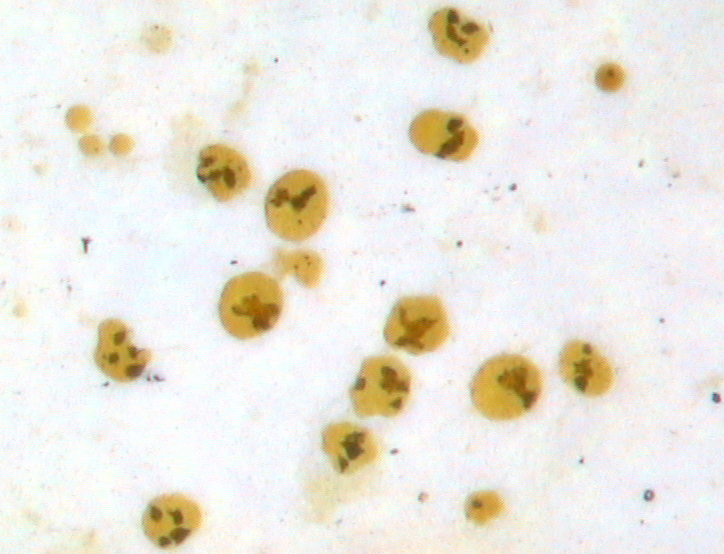
%> input picture Experiment4_Morphological_Operations/cell2.BMP, 724 x 554 px
$ octave experiment4.m   (GNU Octave 9; MATLAB toolbox functions it lacks are replaced by stand-ins)
%> lines starting %> are read from the running program, lines starting %| are printed output that depends on the picture; in (x1, y1, x2, y2) boxes, pixels count from 0 and x2, y2 are one past the last pixel; in counts of white or black regions, pixels touching at a corner belong together; the program's own positions count from 1
### Experiment4_Morphological_Operations/filter_image.m
function result = filter_image(img, option)
result = img;
if strcmp(option, 'average')
    result = uint8(filter2(fspecial('average'), img));
elseif strcmp(option, 'median')
    result = medfilt2(img);
elseif strcmp(option, 'openclose')
    se = strel('disk', 10);
    result = imopen(img, se);
    result = imclose(result, se);
end
end

### Experiment4_Morphological_Operations/experiment4.m
%% Filter Image
img = imread('cell2.bmp');
%> img is the input picture: size 554x724x3 uint8; mean R, G, B 236.6, 233.3, 225.2
img = rgb2gray(img);
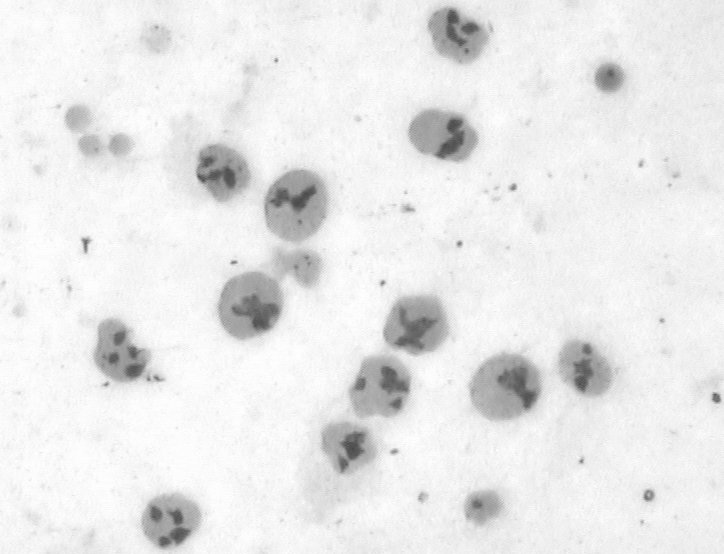
%> img: size 554x724 uint8; min 72, max 254, mean 233.3
img = filter_image(img, 'openclose');
figure(1)
imshow(img)
title('Open-close Filtered Image')

%% Threshold Segmentation
threshold = graythresh(img) - 5 / 256;
%> threshold = 0.753
mask = (im2bw(img, threshold) == 0);
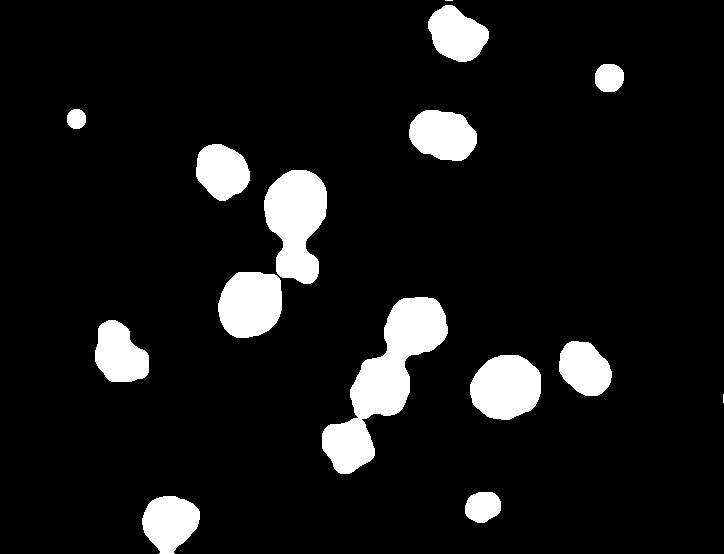
%> mask: size 554x724 logical; 9.1% white; 15 white regions (2 under 20 px), largest, box (x1, y1, x2, y2) and area: (322, 297, 448, 474) 8251, (264, 170, 327, 284) 4988, (470, 355, 541, 420) 3630
se = strel('disk', 8);
% Eliminate noises
mask = imopen(mask, se);
figure(2)
imshow(mask == 0)

%% Tag the cells
cc = bwconncomp(mask);
%> cc = 13 connected components
L = bwlabel(mask);
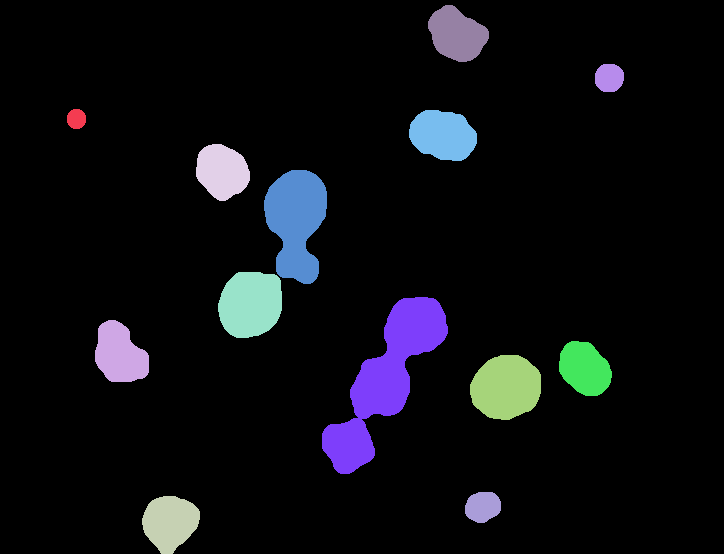
%> L: size 554x724 double; 14 distinct labels, from 0 to 13; one colour per label, 0 black

%% Threshold Segmentation of the cells
core = zeros(size(L));
for i = 1 : cc.NumObjects
    threshold = graythresh(img(L == i)) - 15 / 256;
    core = core + (im2bw(img, threshold) == 0) .* (L == i);
end
%> this loop made 13 passes
%> threshold on passes 1 to 12: 0.688, 0.51, 0.514, 0.526, 0.485, 0.588, 0.53, 0.585, 0.479, 0.614, 0.524, 0.569
%> pass 3, `core = core + (im2bw(img, threshold) == 0) .* (L == i);`:
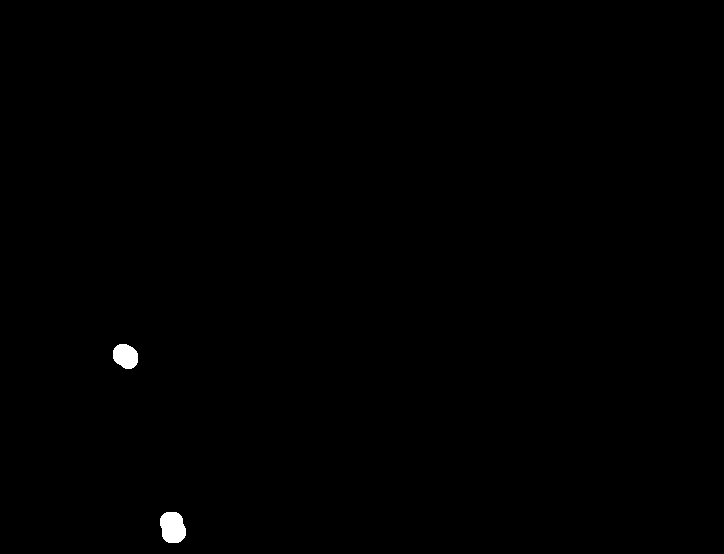
%> core: size 554x724 double; values 0 (black) and 1 (white), 0.29% white; 2 white regions, box (x1, y1, x2, y2) and area: (160, 512, 186, 543) 658, (113, 344, 138, 369) 492
%> after the loop:
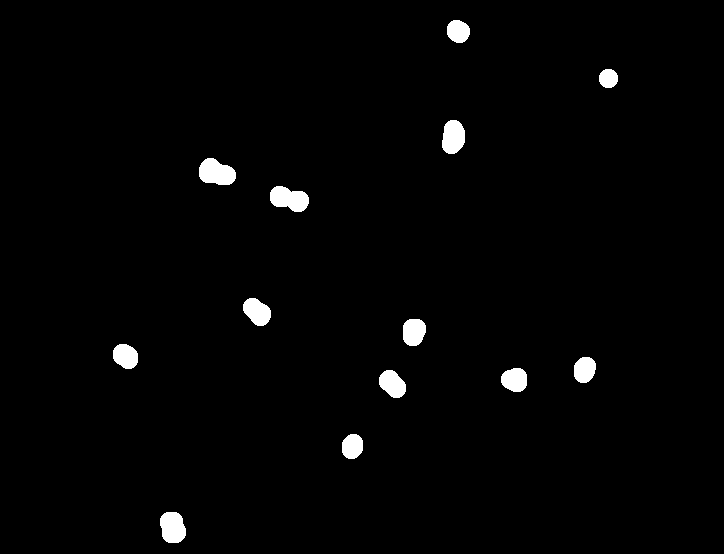
%> core: size 554x724 double; values 0 (black) and 1 (white), 1.7% white; 13 white regions, largest, box (x1, y1, x2, y2) and area: (199, 158, 236, 185) 746, (270, 186, 309, 212) 721, (160, 512, 186, 543) 658
% threshold = graythresh(img(mask));
% core = im2bw(img, threshold) == 0;
% core = core .* mask;
figure(3)
imshow(core == 0)
% Show cell and core together
result = 1 - mask + core * 0.5;
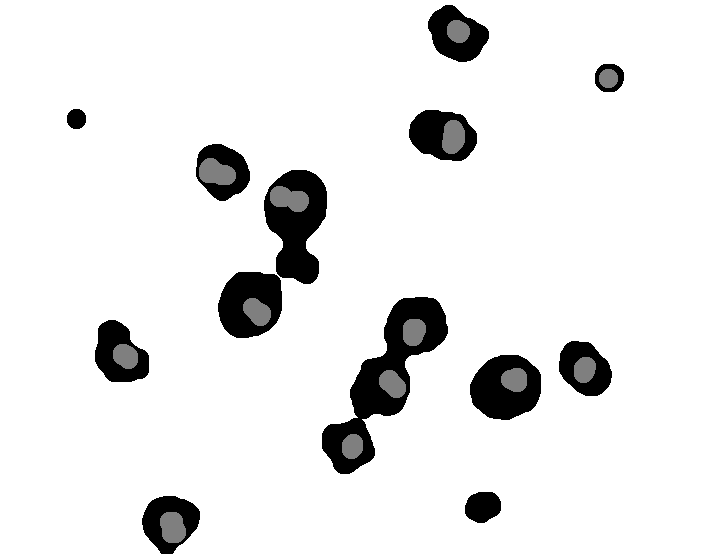
%> result: size 554x724 double; min 0, max 1, mean 0.917
figure(4)
imshow(result)

%% Label the cells
s = regionprops(L,'centroid');
%> s = 13 regions; first 5, Centroid: [77 119.5], [120.4 354.7], [170.6 523], [222.8 172.1], [251.1 304.6]
centroids = cat(1, s.Centroid);
%> centroids = 13 rows, first 12: [77 119.5; 120.4 354.7; 170.6 523; 222.8 172.1; 251.1 304.6; 296.8 222.1; 385.7 380.4; 443.6 135.8; 457.5 35; 483.4 507.4; 506.7 387.9; 585.4 369.2]
figure(5)
imshow(result)
hold on
for i = 1 : size(centroids, 1)
%     str = ['\leftarrow ', num2str(i)];
    str = num2str(i);
    text(centroids(i, 1), centroids(i, 2), str, 'Color', 'Yellow', 'Fontsize', 13, 'HorizontalAlignment', 'center')
end
%> this loop made 13 passes
%> str on passes 1 to 12: '1', '2', '3', '4', '5', '6', '7', '8', '9', '10', '11', '12'
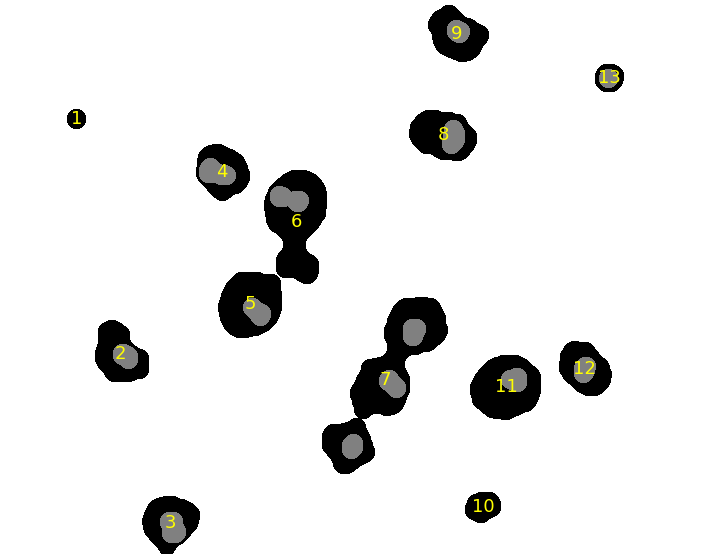
%> figure redrawn from the program's plot data


%% Calculate the proportion of cells, write to excel
value = [];
s = regionprops(L,'centroid');
centroids = cat(1, s.Centroid);
for i = 1 : cc.NumObjects
    cell_cnt = sum(mask(L == i));
    core_cnt = sum(core(L == i));
    ratio = core_cnt / cell_cnt;
    value = [value; i, cell_cnt core_cnt, ratio, centroids(i, 1), centroids(i, 2)];
end
%> this loop made 13 passes
%> (cell_cnt, core_cnt, ratio) on passes 3 to 13: (2427, 658, 0.271), (2281, 746, 0.327), (3494, 555, 0.159), (4988, 721, 0.145), (8251, 1491, 0.181), (2680, 631, 0.235), (2371, 420, 0.177), (886, 0, 0), (3630, 504, 0.139), (2165, 463, 0.214), (677, 293, 0.433)
%> (cell_cnt, core_cnt, ratio, value) on passes 1 to 2: (312, 0, 0, [1 312 0 0 77 119.5]), (2431, 492, 0.202, [1 312 0 0 77 119.5; 2 2431 492 0.202 120.4 354.7])
%> after the loop, value = 13 rows, first 8: [1 312 0 0 77 119.5; 2 2431 492 0.202 120.4 354.7; 3 2427 658 0.271 170.6 523; 4 2281 746 0.327 222.8 172.1; 5 3494 555 0.159 251.1 304.6; 6 4988 721 0.145 296.8 222.1; 7 8251 1491 0.181 385.7 380.4; 8 2680 631 0.235 443.6 135.8]
xlswrite('result.xlsx', value);

$ run again, with Experiment4_Morphological_Operations/cell1.BMP copied over Experiment4_Morphological_Operations/cell2.BMP
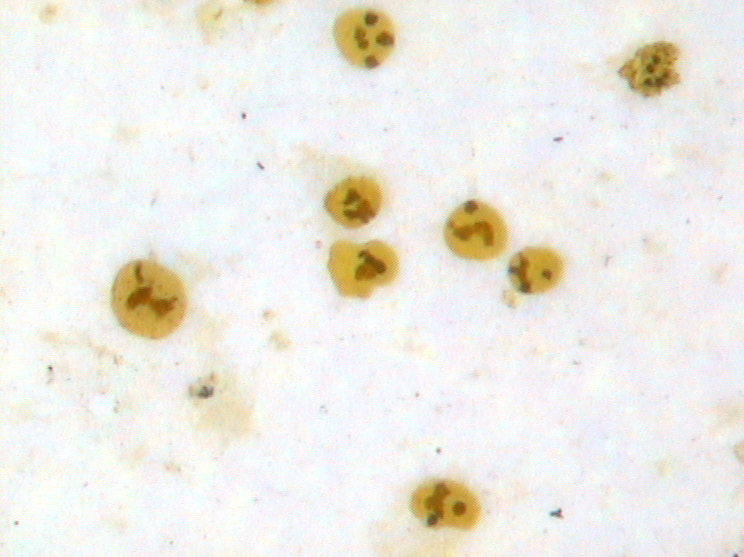
%> input picture Experiment4_Morphological_Operations/cell1.BMP, 744 x 557 px
%> img is the input picture: size 557x744x3 uint8; mean R, G, B 238.8, 236.1, 229.8
%> img: size 557x744 uint8
%> `threshold = graythresh(img) - 5 / 256;`: threshold = 0.741
%> `mask = (im2bw(img, threshold) == 0);`:
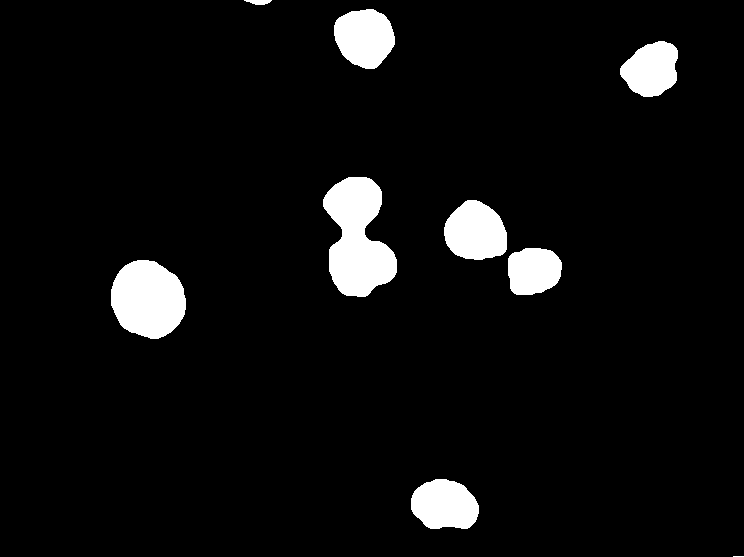
%> mask: size 557x744 logical; 5.6% white; 9 white regions (1 under 20 px), largest, box (x1, y1, x2, y2) and area: (323, 177, 397, 297) 5776, (111, 260, 186, 339) 4584, (444, 200, 507, 260) 2918
%> cc = 7 connected components
%> L: size 557x744 double; 8 distinct labels, from 0 to 7
%> the loop `for i = 1 : cc.NumObjects` made 7 passes
%> threshold on passes 1 to 7: 0.534, 0.483, 0.487, 0.483, 0.522, 0.573, 0.49
%> s = 7 regions; Centroid: [148.6 299.9], [358.3 239], [365.2 38.2], [445.3 505.6], [476.2 232.5], [534.1 271.5], [652 69.9]
%> centroids = [148.6 299.9; 358.3 239; 365.2 38.19; 445.3 505.6; 476.2 232.5; 534.1 271.5; 652 69.85]
%> the loop `for i = 1 : size(centroids, 1)` made 7 passes
%> str on passes 1 to 7: '1', '2', '3', '4', '5', '6', '7'
%> after the loop `for i = 1 : size(centroids, 1)`:
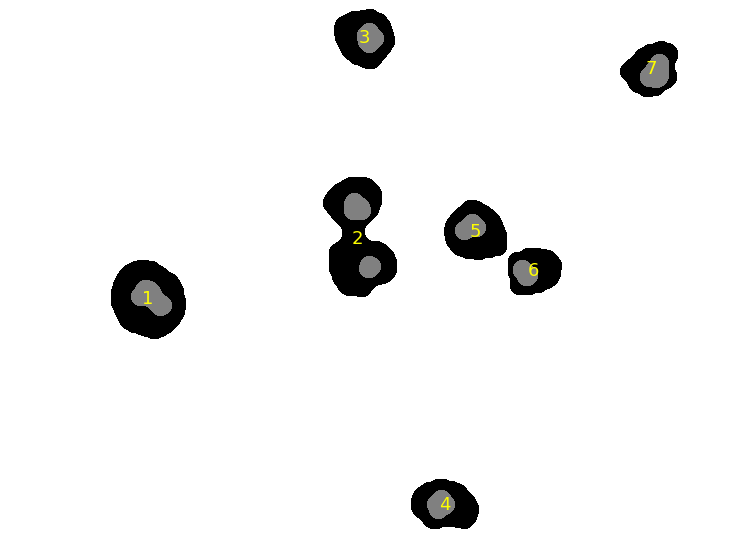
%> figure redrawn from the program's plot data
%> the loop `for i = 1 : cc.NumObjects` made 7 passes
%> (cell_cnt, core_cnt, ratio) on passes 3 to 7: (2779, 610, 0.22), (2691, 601, 0.223), (2918, 589, 0.202), (2114, 486, 0.23), (2378, 757, 0.318)
%> after the loop `for i = 1 : cc.NumObjects`: value = [1 4584 941 0.205 148.6 299.9; 2 5776 980 0.17 358.3 239; 3 2779 610 0.22 365.2 38.19; 4 2691 601 0.223 445.3 505.6; 5 2918 589 0.202 476.2 232.5; 6 2114 486 0.23 534.1 271.5; 7 2378 757 0.318 652 69.85]
